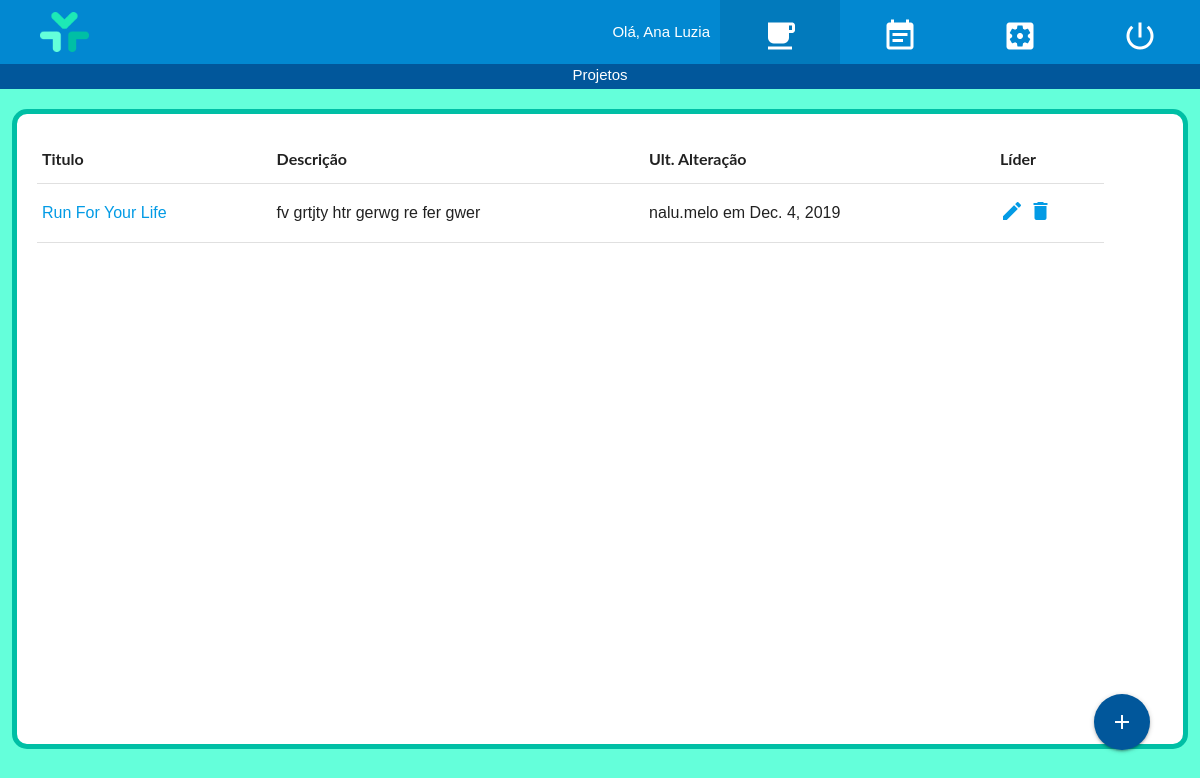
Page /projeto_lista/ (signed in) on the earlier database version.
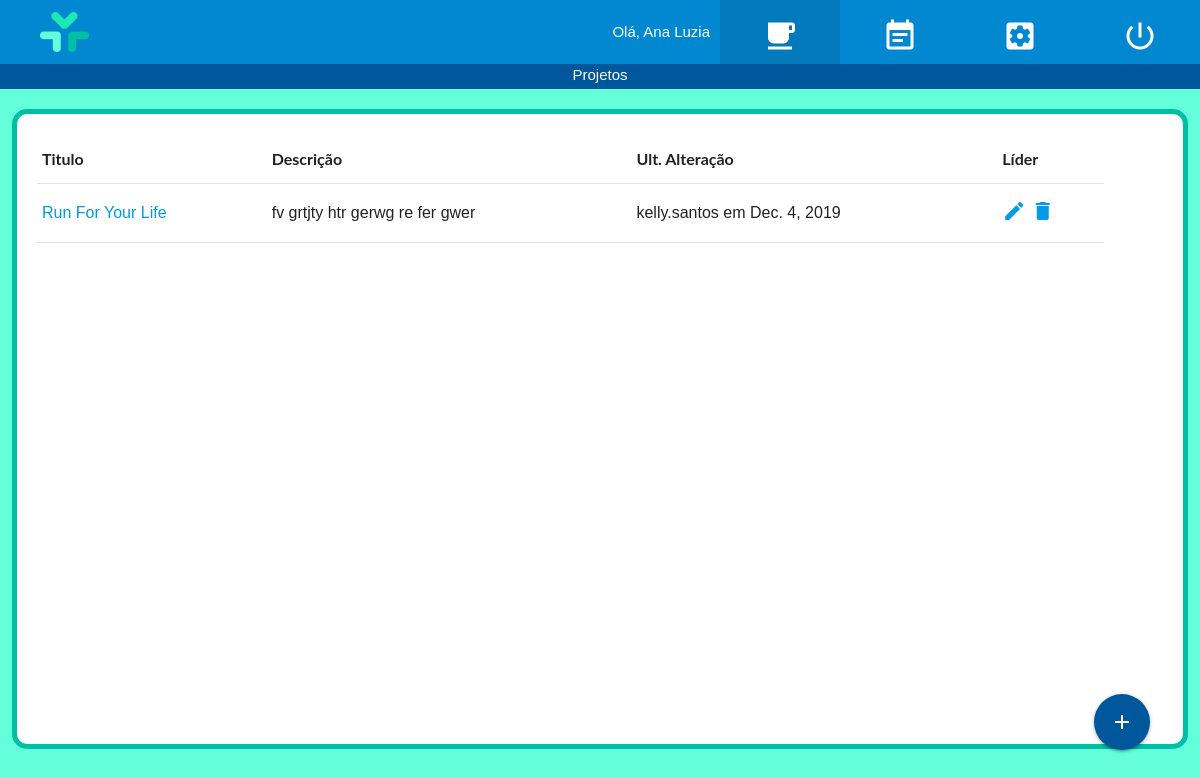
Same page on the later database version.
### usuarios/models.py (models this page shows)
class Projeto(models.Model):
    titulo = models.TextField(max_length=100, null=False)
    descricao = models.TextField(max_length=400, null=False)
    lider = models.ForeignKey(User, on_delete=models.CASCADE)
    membros = models.ManyToManyField(Membro)
    ult_alt = models.TextField(max_length=100, null=True)
    data_ult_alt = models.DateField(null=True)

### usuarios/views.py (the view)
# urls.py: url(r'^projeto_lista/$', projeto_lista, name='projeto_lista'),
@login_required
def projeto_lista(request, template_name="projeto_lista.html"):
    user = request.user
    if user.is_superuser:
        projetos = Projeto.objects.all()
    else:
        projetos = Projeto.objects.filter(membros__user_id=user.id)
    context = {"context": projetos, "menu":"projetos"}
    return render(request, template_name, context)

### templates/projeto_lista.html (shortened to what this page needs)
{% extends 'baseTemplate.html' %}
{% block titulo %}
    Projetos
{% endblock titulo %}
{% block conteudo %}
    <div class = "row" style="margin-top: 20px;">
        <div class = "col s11" style="margin-left:20px">
            <table {% if request.user.profile.tema == 'N' %} class="light-blue-text text-lighten-5" {% endif %}>
                <thead>
                    <tr>
                        <th> Titulo </th>
                        <th> Descrição </th>
                        <th> Ult. Alteração </th>
                        <th> Líder </th>
                    </tr>
                </thead>
                <tbody>
                {% for projeto in context %}
                    <tr>
                        <td> <a href="{% url 'visao_projeto' pk=projeto.pk %}"> {{ projeto.titulo }} </a> </td>
                        <td> {{ projeto.descricao }} </td>
                        <td> {{ projeto.ult_alt }} em {{ projeto.data_ult_alt }} </td>
                        {% if projeto.lider == request.user or user.is_superuser %}
                        <td>
                            <a href="{% url 'projeto_editar' pk=projeto.pk %}">
                                <i class="material-icons">create</i>
                            </a>
                            <a href="#modal1">
                                <i class="material-icons">delete</i>
                            </a>
                        </td>
                        {% endif %}
                    </tr>
                {% endfor %}
                </tbody>
            </table>
        </div>
    </div>
    <div style="position: absolute; bottom:50px; right: 50px;">
          <a class="btn-floating btn-large waves-effect waves-light light-blue darken-4" href = "{% url 'projeto_cadastro' %}"><i class="material-icons">add</i></a>
    </div>
{% endblock conteudo %}

Differences in the rows shown:
changed Projeto "Run For Your Life": ult_alt "nalu.melo" → "kelly.santos"
